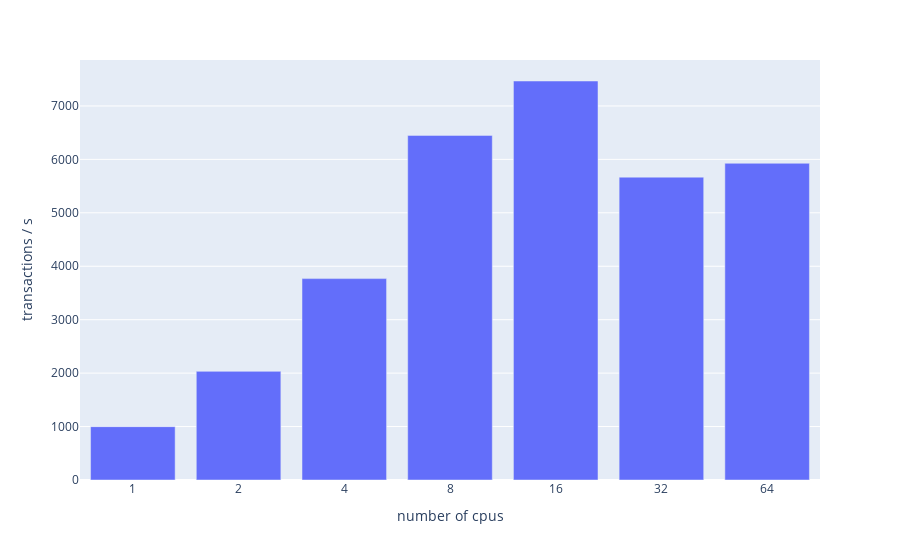

Notebook code for this chart:
### Markdown cell above
## Analysing bottleneck #1

Server: 64-core general purpose AWS linux server.

### Block profiling

Using 1 core: `1core-block.svg`

Using 64 cores: `64cores-block.svg`

### Analysis result

We can see that my **hash function** is very inefficient. In my hash function I first print the struct (to a string), then hash the string. There must be a more efficient way.

## Fixing the bottleneck

Now using `encoding/gob` which streams into `crypto/sha3` directly.

Before:

```go
func HashValueSprintf(value Value) []byte {
	d := sha3.New256()
	value.Signatures = nil                   	// zero out signatures before hash
	d.Write([]byte(fmt.Sprintf("%v", value)))	// this may be slow!
	return d.Sum(nil)
}
```

After:

```go
func HashValue(value Value) []byte {
	value.Signatures = nil                    	// zero out signatures before hash
	d := sha3.New256()
	enc := gob.NewEncoder(d)
	enc.Encode(value)
	return d.Sum(nil)
}
```

### Code cell
d1 = pd.read_csv("server-routine/data2.csv")

fig = px.bar(x=d1["cpus"], y=1/(d1["nsop"]*10**-9))
fig.update_layout(xaxis_type='category')
fig.update_yaxes(title_text="transactions / s")
fig.update_xaxes(title_text="number of cpus")

fig.show()

### Figure 1 — Plotly figure (JSON) as saved in the notebook; plotly's stock layout.template omitted (floating-point values rounded to 4 significant figures)
{"data": [{"alignmentgroup": "True", "hoverlabel": {"namelength": 0}, "hovertemplate": "x=%{x}<br>y=%{y}", "legendgroup": "", "marker": {"color": "#636efa"}, "name": "", "offsetgroup": "", "orientation": "v", "showlegend": false, "textposition": "auto", "type": "bar", "x": [1, 2, 4, 8, 16, 32, 64], "xaxis": "x", "y": [998.1, 2033.0, 3768.0, 6449.0, 7467.0, 5667.0, 5927.0], "yaxis": "y"}], "layout": {"autosize": true, "barmode": "relative", "legend": {"tracegroupgap": 0}, "margin": {"t": 60}, "xaxis": {"anchor": "y", "autorange": true, "domain": [0, 1], "range": [-0.5, 6.5], "title": {"text": "number of cpus"}, "type": "category"}, "yaxis": {"anchor": "x", "autorange": true, "domain": [0, 1], "range": [0, 7860.0], "title": {"text": "transactions / s"}, "type": "linear"}}}
